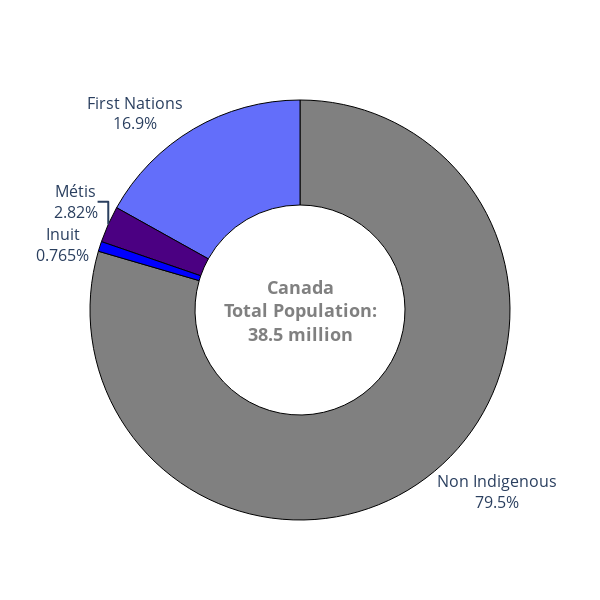

This figure's notebook cell:
### Code cell
fig = go.Figure(go.Pie(labels=labels, values=values, hole=0.5, marker_colors=colors))

fig.update_layout(
    annotations=[
        dict(
            text='<span style="font-weight:bold;color:grey">'
                 'Canada<br>Total Population:<br>38.5 million</span>',
            x=0.5, y=0.5,
            font_size=18,
            showarrow=False
        )
    ],
    height=600,
    width=600,
    showlegend=False
)

fig.update_traces(
    textposition='outside',
    textinfo='label+percent',
    textfont_size=16,
    hovertemplate=(
        '<span style="font-family:Georgia;font-weight:bold;font-size:16px;">'
        '%{label}<br><br>Population: %{value:,}'
        '</span><extra></extra>'
    ),
    hoverlabel={'bgcolor': 'lightgray'},
    marker={'line': {'color': 'black', 'width': 1}}
)

fig.write_image("donut.png")       
fig.write_html("donut.html")       
fig.show()

### Figure 1 — Plotly figure (JSON) as saved in the notebook; plotly's stock layout.template omitted (floating-point values rounded to 4 significant figures)
{"data": [{"hole": 0.5, "hoverlabel": {"bgcolor": "lightgray"}, "hovertemplate": "<span style=\"font-family:Georgia;font-weight:bold;font-size:16px;\">%{label}<br><br>Population: %{value:,}</span><extra></extra>", "labels": ["First Nations", "Inuit", "Métis", "Non Indigenous"], "marker": {"colors": ["volet", "blue", "indigo", "gray"], "line": {"color": "black", "width": 1}}, "textfont": {"size": 16}, "textinfo": "label+percent", "textposition": "outside", "type": "pie", "values": [7405, 335, 1235, 34835]}], "layout": {"annotations": [{"font": {"size": 18}, "showarrow": false, "text": "<span style=\"font-weight:bold;color:grey\">Canada<br>Total Population:<br>38.5 million</span>", "x": 0.5, "y": 0.5}], "height": 600, "showlegend": false, "width": 600}}
